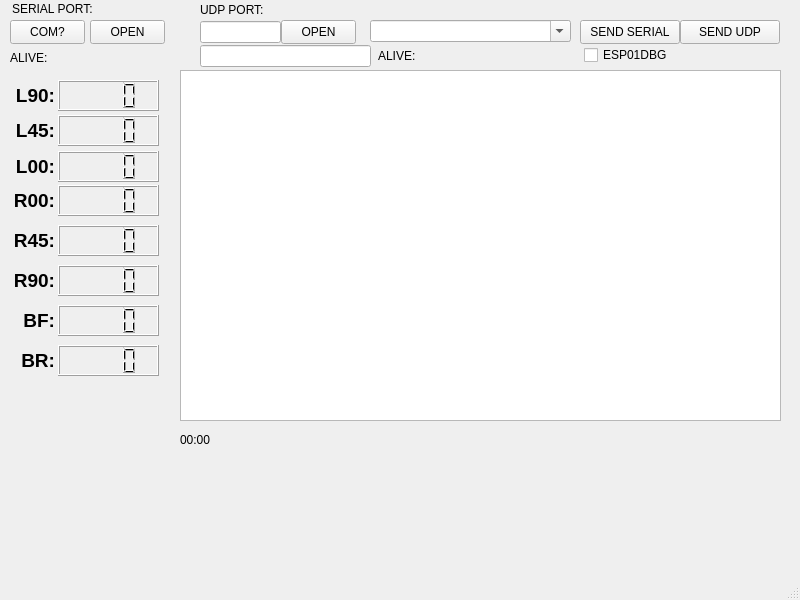
<?xml version="1.0" encoding="UTF-8"?>
<ui version="4.0">
 <class>QForm1</class>
 <widget class="QMainWindow" name="QForm1">
  <property name="geometry">
   <rect>
    <x>0</x>
    <y>0</y>
    <width>800</width>
    <height>600</height>
   </rect>
  </property>
  <property name="windowTitle">
   <string>QForm1</string>
  </property>
  <widget class="QWidget" name="centralwidget">
   <widget class="QPushButton" name="pushButton">
    <property name="geometry">
     <rect>
      <x>90</x>
      <y>20</y>
      <width>75</width>
      <height>24</height>
     </rect>
    </property>
    <property name="text">
     <string>OPEN</string>
    </property>
   </widget>
   <widget class="QLabel" name="label">
    <property name="geometry">
     <rect>
      <x>12</x>
      <y>1</y>
      <width>110</width>
      <height>16</height>
     </rect>
    </property>
    <property name="text">
     <string>SERIAL PORT:</string>
    </property>
   </widget>
   <widget class="QLCDNumber" name="lcdNumber">
    <property name="geometry">
     <rect>
      <x>58</x>
      <y>80</y>
      <width>101</width>
      <height>31</height>
     </rect>
    </property>
    <property name="digitCount">
     <number>4</number>
    </property>
   </widget>
   <widget class="QLabel" name="label_2">
    <property name="geometry">
     <rect>
      <x>14</x>
      <y>85</y>
      <width>41</width>
      <height>20</height>
     </rect>
    </property>
    <property name="font">
     <font>
      <pointsize>14</pointsize>
      <bold>true</bold>
     </font>
    </property>
    <property name="text">
     <string>L90:</string>
    </property>
    <property name="alignment">
     <set>Qt::AlignRight|Qt::AlignTrailing|Qt::AlignVCenter</set>
    </property>
   </widget>
   <widget class="QLabel" name="label_3">
    <property name="geometry">
     <rect>
      <x>200</x>
      <y>2</y>
      <width>110</width>
      <height>16</height>
     </rect>
    </property>
    <property name="text">
     <string>UDP PORT:</string>
    </property>
   </widget>
   <widget class="QPushButton" name="pushButton_2">
    <property name="geometry">
     <rect>
      <x>281</x>
      <y>20</y>
      <width>75</width>
      <height>24</height>
     </rect>
    </property>
    <property name="text">
     <string>OPEN</string>
    </property>
   </widget>
   <widget class="QLineEdit" name="lineEdit">
    <property name="geometry">
     <rect>
      <x>200</x>
      <y>21</y>
      <width>81</width>
      <height>22</height>
     </rect>
    </property>
   </widget>
   <widget class="QLCDNumber" name="lcdNumber_2">
    <property name="geometry">
     <rect>
      <x>58</x>
      <y>115</y>
      <width>101</width>
      <height>31</height>
     </rect>
    </property>
    <property name="digitCount">
     <number>4</number>
    </property>
   </widget>
   <widget class="QLabel" name="label_4">
    <property name="geometry">
     <rect>
      <x>14</x>
      <y>120</y>
      <width>41</width>
      <height>20</height>
     </rect>
    </property>
    <property name="font">
     <font>
      <pointsize>14</pointsize>
      <bold>true</bold>
     </font>
    </property>
    <property name="text">
     <string>L45:</string>
    </property>
    <property name="alignment">
     <set>Qt::AlignRight|Qt::AlignTrailing|Qt::AlignVCenter</set>
    </property>
   </widget>
   <widget class="QLCDNumber" name="lcdNumber_3">
    <property name="geometry">
     <rect>
      <x>58</x>
      <y>151</y>
      <width>101</width>
      <height>31</height>
     </rect>
    </property>
    <property name="digitCount">
     <number>4</number>
    </property>
   </widget>
   <widget class="QLabel" name="label_5">
    <property name="geometry">
     <rect>
      <x>14</x>
      <y>156</y>
      <width>41</width>
      <height>20</height>
     </rect>
    </property>
    <property name="font">
     <font>
      <pointsize>14</pointsize>
      <bold>true</bold>
     </font>
    </property>
    <property name="text">
     <string>L00:</string>
    </property>
    <property name="alignment">
     <set>Qt::AlignRight|Qt::AlignTrailing|Qt::AlignVCenter</set>
    </property>
   </widget>
   <widget class="QLCDNumber" name="lcdNumber_4">
    <property name="geometry">
     <rect>
      <x>58</x>
      <y>185</y>
      <width>101</width>
      <height>31</height>
     </rect>
    </property>
    <property name="digitCount">
     <number>4</number>
    </property>
   </widget>
   <widget class="QLabel" name="label_6">
    <property name="geometry">
     <rect>
      <x>4</x>
      <y>190</y>
      <width>51</width>
      <height>20</height>
     </rect>
    </property>
    <property name="font">
     <font>
      <pointsize>14</pointsize>
      <bold>true</bold>
     </font>
    </property>
    <property name="text">
     <string>R00:</string>
    </property>
    <property name="alignment">
     <set>Qt::AlignRight|Qt::AlignTrailing|Qt::AlignVCenter</set>
    </property>
   </widget>
   <widget class="QLCDNumber" name="lcdNumber_5">
    <property name="geometry">
     <rect>
      <x>58</x>
      <y>225</y>
      <width>101</width>
      <height>31</height>
     </rect>
    </property>
    <property name="digitCount">
     <number>4</number>
    </property>
   </widget>
   <widget class="QLabel" name="label_7">
    <property name="geometry">
     <rect>
      <x>4</x>
      <y>230</y>
      <width>51</width>
      <height>20</height>
     </rect>
    </property>
    <property name="font">
     <font>
      <pointsize>14</pointsize>
      <bold>true</bold>
     </font>
    </property>
    <property name="text">
     <string>R45:</string>
    </property>
    <property name="alignment">
     <set>Qt::AlignRight|Qt::AlignTrailing|Qt::AlignVCenter</set>
    </property>
   </widget>
   <widget class="QLCDNumber" name="lcdNumber_6">
    <property name="geometry">
     <rect>
      <x>58</x>
      <y>265</y>
      <width>101</width>
      <height>31</height>
     </rect>
    </property>
    <property name="digitCount">
     <number>4</number>
    </property>
   </widget>
   <widget class="QLabel" name="label_8">
    <property name="geometry">
     <rect>
      <x>4</x>
      <y>270</y>
      <width>51</width>
      <height>20</height>
     </rect>
    </property>
    <property name="font">
     <font>
      <pointsize>14</pointsize>
      <bold>true</bold>
     </font>
    </property>
    <property name="text">
     <string>R90:</string>
    </property>
    <property name="alignment">
     <set>Qt::AlignRight|Qt::AlignTrailing|Qt::AlignVCenter</set>
    </property>
   </widget>
   <widget class="QLCDNumber" name="lcdNumber_7">
    <property name="geometry">
     <rect>
      <x>58</x>
      <y>305</y>
      <width>101</width>
      <height>31</height>
     </rect>
    </property>
    <property name="digitCount">
     <number>4</number>
    </property>
   </widget>
   <widget class="QLabel" name="label_9">
    <property name="geometry">
     <rect>
      <x>14</x>
      <y>310</y>
      <width>41</width>
      <height>20</height>
     </rect>
    </property>
    <property name="font">
     <font>
      <pointsize>14</pointsize>
      <bold>true</bold>
     </font>
    </property>
    <property name="text">
     <string>BF:</string>
    </property>
    <property name="alignment">
     <set>Qt::AlignRight|Qt::AlignTrailing|Qt::AlignVCenter</set>
    </property>
   </widget>
   <widget class="QLCDNumber" name="lcdNumber_8">
    <property name="geometry">
     <rect>
      <x>58</x>
      <y>345</y>
      <width>101</width>
      <height>31</height>
     </rect>
    </property>
    <property name="digitCount">
     <number>4</number>
    </property>
   </widget>
   <widget class="QLabel" name="label_10">
    <property name="geometry">
     <rect>
      <x>14</x>
      <y>350</y>
      <width>41</width>
      <height>20</height>
     </rect>
    </property>
    <property name="font">
     <font>
      <pointsize>14</pointsize>
      <bold>true</bold>
     </font>
    </property>
    <property name="text">
     <string>BR:</string>
    </property>
    <property name="alignment">
     <set>Qt::AlignRight|Qt::AlignTrailing|Qt::AlignVCenter</set>
    </property>
   </widget>
   <widget class="QPushButton" name="pushButton_3">
    <property name="geometry">
     <rect>
      <x>580</x>
      <y>20</y>
      <width>100</width>
      <height>24</height>
     </rect>
    </property>
    <property name="text">
     <string>SEND SERIAL</string>
    </property>
   </widget>
   <widget class="QPushButton" name="pushButton_4">
    <property name="geometry">
     <rect>
      <x>680</x>
      <y>20</y>
      <width>100</width>
      <height>24</height>
     </rect>
    </property>
    <property name="text">
     <string>SEND UDP</string>
    </property>
   </widget>
   <widget class="QComboBox" name="comboBox_2">
    <property name="geometry">
     <rect>
      <x>370</x>
      <y>20</y>
      <width>201</width>
      <height>22</height>
     </rect>
    </property>
    <property name="editable">
     <bool>true</bool>
    </property>
   </widget>
   <widget class="QPlainTextEdit" name="plainTextEdit">
    <property name="geometry">
     <rect>
      <x>180</x>
      <y>70</y>
      <width>601</width>
      <height>351</height>
     </rect>
    </property>
   </widget>
   <widget class="QPushButton" name="pushButton_5">
    <property name="geometry">
     <rect>
      <x>10</x>
      <y>20</y>
      <width>75</width>
      <height>24</height>
     </rect>
    </property>
    <property name="text">
     <string>COM?</string>
    </property>
   </widget>
   <widget class="QCheckBox" name="checkBox">
    <property name="geometry">
     <rect>
      <x>584</x>
      <y>45</y>
      <width>91</width>
      <height>20</height>
     </rect>
    </property>
    <property name="text">
     <string>ESP01DBG</string>
    </property>
   </widget>
   <widget class="QLabel" name="label_11">
    <property name="geometry">
     <rect>
      <x>180</x>
      <y>430</y>
      <width>63</width>
      <height>20</height>
     </rect>
    </property>
    <property name="text">
     <string>00:00</string>
    </property>
   </widget>
   <widget class="QLineEdit" name="lineEdit_2">
    <property name="geometry">
     <rect>
      <x>200</x>
      <y>45</y>
      <width>171</width>
      <height>22</height>
     </rect>
    </property>
   </widget>
   <widget class="QLabel" name="label_12">
    <property name="geometry">
     <rect>
      <x>378</x>
      <y>48</y>
      <width>191</width>
      <height>16</height>
     </rect>
    </property>
    <property name="text">
     <string>ALIVE:</string>
    </property>
   </widget>
   <widget class="QLabel" name="label_13">
    <property name="geometry">
     <rect>
      <x>10</x>
      <y>50</y>
      <width>181</width>
      <height>16</height>
     </rect>
    </property>
    <property name="text">
     <string>ALIVE: </string>
    </property>
   </widget>
  </widget>
  <widget class="QMenuBar" name="menubar">
   <property name="geometry">
    <rect>
     <x>0</x>
     <y>0</y>
     <width>800</width>
     <height>22</height>
    </rect>
   </property>
  </widget>
  <widget class="QStatusBar" name="statusbar"/>
 </widget>
 <resources/>
 <connections/>
</ui>
